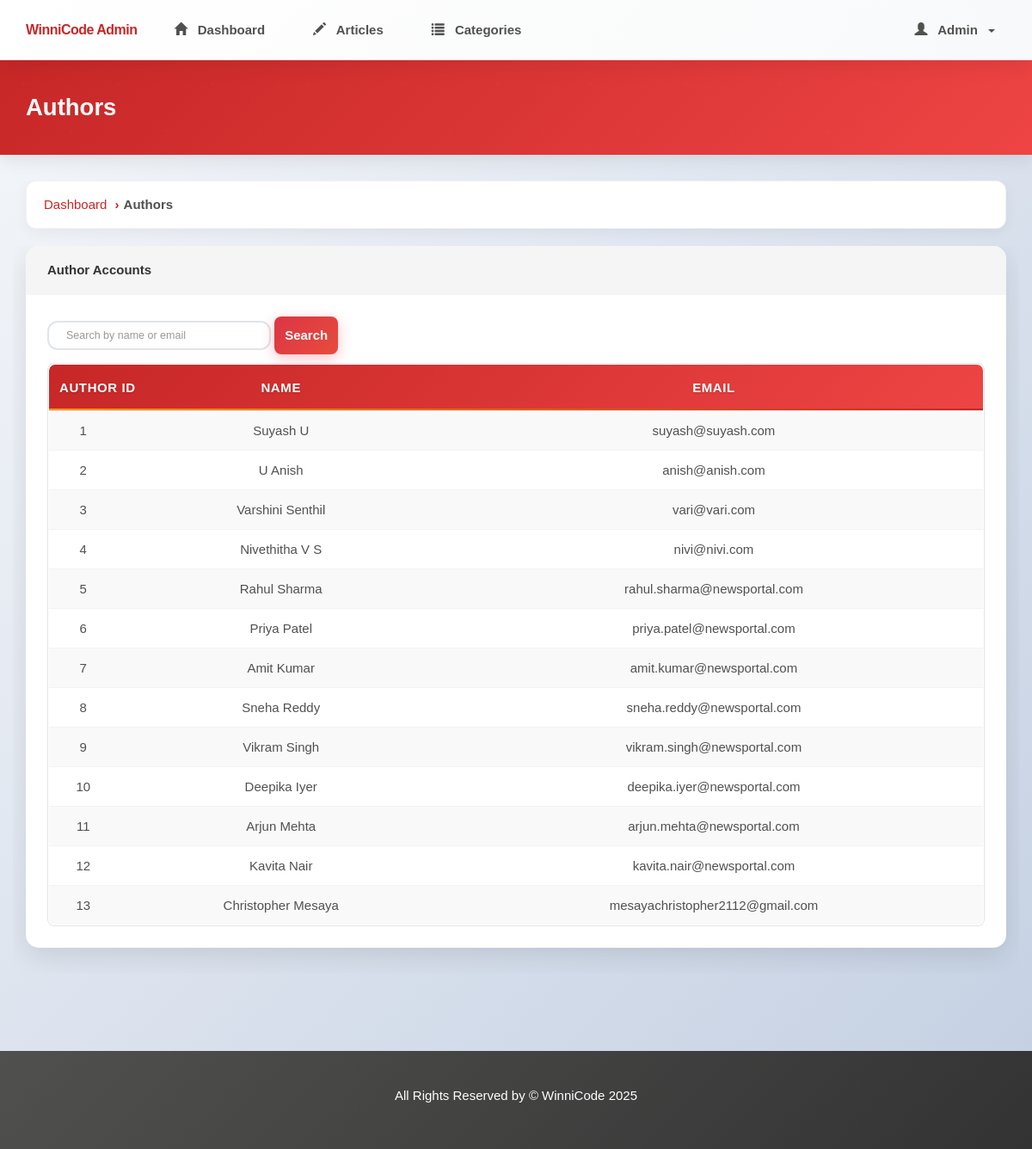
Screenshot of /admin/authors.php (signed in) with the database file from the repository.
### tables this page shows
CREATE TABLE `author` (
  `author_id` int NOT NULL,
  `author_name` varchar(35) NOT NULL,
  `author_password` varchar(100) NOT NULL,
  `author_email` varchar(45) NOT NULL
);

### admin/authors.php (the view, shortened to what this page needs)
<?php
require('./includes/nav.inc.php');
?>
<section id="breadcrumb">
    <div class="container">
        <ol class="breadcrumb">
            <li><a href="./index.php">Dashboard</a></li>
            <li class="active">Authors</li>
        </ol>
    </div>
</section>
<section id="main">
    <div class="container">
        <div class="row">
            <div class="col-md-12">
                <div class="panel panel-default">
                    <div class="panel-heading">
                        <h4 class="panel-title">Author Accounts</h4>
                    </div>
                    <div class="panel-body">
                        <form method="get" class="form-inline" style="margin-bottom: 1rem;">
                            <input type="text" name="search" class="form-control" placeholder="Search by name or email"
                                value="<?php echo isset($_GET['search']) ? htmlspecialchars($_GET['search']) : ''; ?>">
                            <button type="submit" class="btn btn-danger">Search</button>
                        </form>
                        <div class="table-responsive">
                            <table class="table table-striped table-hover article-list">
                                <thead>
                                    <tr>
                                        <th>Author ID</th>
                                        <th>Name</th>
                                        <th>Email</th>
                                    </tr>
                                </thead>
                                <tbody>
                                    <?php
                                    include_once '../includes/database.inc.php';
                                    $search = isset($_GET['search']) ? trim($_GET['search']) : '';
                                    if ($search !== '') {
                                        $search_escaped = mysqli_real_escape_string($con, $search);
                                        $author_sql = "SELECT author_id, author_name, author_email FROM author WHERE author_name LIKE '%$search_escaped%' OR author_email LIKE '%$search_escaped%' ORDER BY author_id ASC";
                                    } else {
                                        $author_sql = "SELECT author_id, author_name, author_email FROM author ORDER BY author_id ASC";
                                    }
                                    $author_result = mysqli_query($con, $author_sql);
                                    if (mysqli_num_rows($author_result) > 0) {
                                        while ($author = mysqli_fetch_assoc($author_result)) {
                                            echo '<tr>';
                                            echo '<td>' . $author['author_id'] . '</td>';
                                            echo '<td>' . htmlspecialchars($author['author_name']) . '</td>';
                                            echo '<td>' . htmlspecialchars($author['author_email']) . '</td>';
                                            echo '</tr>';
                                        }
                                    } else {
                                        echo '<tr><td colspan="3" align="center">No authors found.</td></tr>';
                                    }
                                    ?>
                                </tbody>
                            </table>
                        </div>
                    </div>
                </div>
            </div>
        </div>
    </div>
</section>
<?php
require('./includes/footer.inc.php');
?>

### assets/css/partials/4-component.css (style rules this page uses)
.container { width: 100%; padding-right: 15px; padding-left: 15px; margin-right: auto; margin-left: auto; max-width: 100%; overflow-x: hidden; word-wrap: break-word; overflow-wrap: break-word; }
.btn { display: inline-block; border: none; background: var(--dark-color); color: #fff; text-decoration: none; font-family: var(--ff-nunito); padding: 0.5rem 0.75rem; border-radius: var(--border-radius); transition: all 200ms ease-in-out; }

### assets/css/partials/1-variables.css (style rules this page uses)
:root { --primary-color: #c72727; --secondary-color: #f99500; --light-color: #f1f1f1; --dark-color: #50514f; --black-color: #333333; --tag-trend-color: #fa163f; --tag-yellow-color: #ffbe0b; --tag-purple-color: #8338ec; --tag-blue-color: #3a86ff; --tag-green-color: #00ff73; --tag-orange-color: #ef4339; --tag-pink-color: #ff0a54; --tag-brown-color: #663f3f; --hover-color: #ee4444; --active-color: #b90615; --ts-xs: 0.625rem; --ts-vs: 0.75rem; --ts-sml: 1rem; --ts-md: 1.25rem; --ts-lg: 1.5rem; --hs-vs: 1.6rem; --hs-sml: 2.25rem; --hs-md: 2.75rem; --hs-lg: 3.5rem; --ff-monts: "Montserrat", sans-serif; --ff-nunito: "Nunito Sans", sans-serif; --ff-noto: "Noto Serif", serif; --ff-robo: "Roboto", sans-serif; --border-radius: 5px; --space-xs: 0.5rem; --space-sm: 1rem; --space-md: 1.5rem; --space-lg: 2rem; --space-xl: 3rem; --lh-tight: 1.2; --lh-normal: 1.5; --lh-relaxed: 1.7; --lh-loose: 1.8; }

### rows the page displays
author: author_id "1", author_name "Suyash U", author_email "suyash@suyash.com"
author: author_id "2", author_name "U Anish", author_email "anish@anish.com"
author: author_id "3", author_name "Varshini Senthil", author_email "vari@vari.com"
author: author_id "4", author_name "Nivethitha V S", author_email "nivi@nivi.com"
author: author_id "5", author_name "Rahul Sharma", author_email "rahul.sharma@newsportal.com"
author: author_id "6", author_name "Priya Patel", author_email "priya.patel@newsportal.com"
author: author_id "7", author_name "Amit Kumar", author_email "amit.kumar@newsportal.com"
author: author_id "8", author_name "Sneha Reddy", author_email "sneha.reddy@newsportal.com"
author: author_id "9", author_name "Vikram Singh", author_email "vikram.singh@newsportal.com"
author: author_id "10", author_name "Deepika Iyer", author_email "deepika.iyer@newsportal.com"
author: author_id "11", author_name "Arjun Mehta", author_email "arjun.mehta@newsportal.com"
author: author_id "12", author_name "Kavita Nair", author_email "kavita.nair@newsportal.com"
author: author_id "13", author_name "Christopher Mesaya", author_email "mesayachristopher2112@gmail.com"

### other values shown
$admin_name "Admin"
$page_title "Authors"
